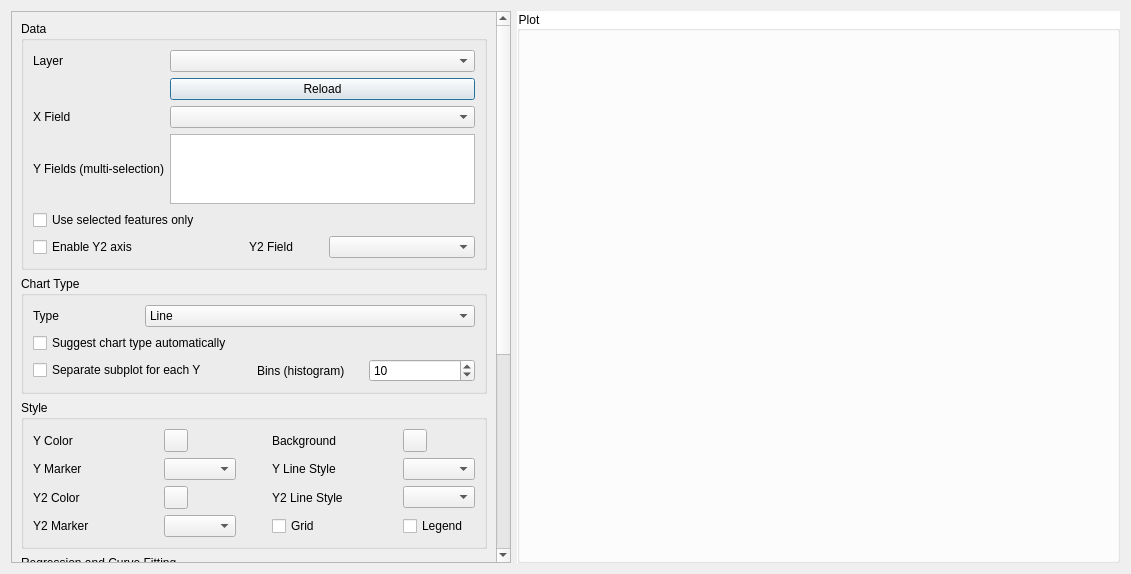
<?xml version="1.0" encoding="UTF-8"?>
<ui version="4.0">
 <class>ChartDialog</class>
 <widget class="QDialog" name="ChartDialog">
  <property name="geometry">
   <rect>
    <x>0</x>
    <y>0</y>
    <width>1131</width>
    <height>574</height>
   </rect>
  </property>
  <property name="windowTitle">
   <string>Advanced Charts</string>
  </property>
  <layout class="QHBoxLayout" name="horizontalLayoutRoot">
   <item>
    <widget class="QScrollArea" name="scrollArea">
     <property name="sizePolicy">
      <sizepolicy hsizetype="Expanding" vsizetype="Expanding">
       <horstretch>0</horstretch>
       <verstretch>0</verstretch>
      </sizepolicy>
     </property>
     <property name="minimumSize">
      <size>
       <width>500</width>
       <height>0</height>
      </size>
     </property>
     <property name="maximumSize">
      <size>
       <width>0</width>
       <height>16777215</height>
      </size>
     </property>
     <property name="widgetResizable">
      <bool>true</bool>
     </property>
     <widget class="QWidget" name="scrollAreaWidget">
      <property name="geometry">
       <rect>
        <x>0</x>
        <y>0</y>
        <width>481</width>
        <height>865</height>
       </rect>
      </property>
      <layout class="QVBoxLayout" name="leftPanelLayout">
       <item>
        <widget class="QGroupBox" name="groupBoxData">
         <property name="title">
          <string>Data</string>
         </property>
         <layout class="QGridLayout" name="gridLayoutData">
          <item row="4" column="0" colspan="5">
           <widget class="QCheckBox" name="selectedOnlyCheck">
            <property name="text">
             <string>Use selected features only</string>
            </property>
           </widget>
          </item>
          <item row="5" column="2">
           <widget class="QLabel" name="labelY2Field">
            <property name="text">
             <string>Y2 Field</string>
            </property>
           </widget>
          </item>
          <item row="2" column="0">
           <widget class="QLabel" name="labelXField">
            <property name="text">
             <string>X Field</string>
            </property>
           </widget>
          </item>
          <item row="3" column="0">
           <widget class="QLabel" name="labelYFields">
            <property name="text">
             <string>Y Fields (multi-selection)</string>
            </property>
           </widget>
          </item>
          <item row="5" column="3" colspan="2">
           <widget class="QComboBox" name="y2FieldCombo"/>
          </item>
          <item row="0" column="0">
           <widget class="QLabel" name="labelLayer">
            <property name="text">
             <string>Layer</string>
            </property>
           </widget>
          </item>
          <item row="5" column="0">
           <widget class="QCheckBox" name="enableY2Check">
            <property name="text">
             <string>Enable Y2 axis</string>
            </property>
           </widget>
          </item>
          <item row="0" column="1" colspan="4">
           <widget class="QComboBox" name="layerCombo"/>
          </item>
          <item row="2" column="1" colspan="4">
           <widget class="QComboBox" name="xFieldCombo"/>
          </item>
          <item row="3" column="1" colspan="4">
           <widget class="QListWidget" name="yFieldsList">
            <property name="selectionMode">
             <enum>QAbstractItemView::SelectionMode::ExtendedSelection</enum>
            </property>
           </widget>
          </item>
          <item row="1" column="1" colspan="4">
           <widget class="QPushButton" name="reloadButton">
            <property name="text">
             <string>Reload</string>
            </property>
           </widget>
          </item>
         </layout>
        </widget>
       </item>
       <item>
        <widget class="QGroupBox" name="groupBoxChartType">
         <property name="title">
          <string>Chart Type</string>
         </property>
         <layout class="QGridLayout" name="gridLayoutChartType">
          <item row="2" column="3">
           <widget class="QSpinBox" name="binSpin">
            <property name="minimum">
             <number>1</number>
            </property>
            <property name="maximum">
             <number>1000</number>
            </property>
            <property name="value">
             <number>10</number>
            </property>
           </widget>
          </item>
          <item row="0" column="1" colspan="3">
           <widget class="QComboBox" name="chartTypeCombo">
            <item>
             <property name="text">
              <string>Line</string>
             </property>
            </item>
            <item>
             <property name="text">
              <string>Scatter</string>
             </property>
            </item>
            <item>
             <property name="text">
              <string>Bar</string>
             </property>
            </item>
            <item>
             <property name="text">
              <string>Histogram</string>
             </property>
            </item>
            <item>
             <property name="text">
              <string>Pie</string>
             </property>
            </item>
            <item>
             <property name="text">
              <string>Boxplot</string>
             </property>
            </item>
            <item>
             <property name="text">
              <string>Area</string>
             </property>
            </item>
            <item>
             <property name="text">
              <string>Violin</string>
             </property>
            </item>
            <item>
             <property name="text">
              <string>Radar</string>
             </property>
            </item>
            <item>
             <property name="text">
              <string>Linear Regression</string>
             </property>
            </item>
            <item>
             <property name="text">
              <string>Curve Fitting</string>
             </property>
            </item>
           </widget>
          </item>
          <item row="2" column="0" colspan="2">
           <widget class="QCheckBox" name="separateSubplotsCheck">
            <property name="text">
             <string>Separate subplot for each Y</string>
            </property>
           </widget>
          </item>
          <item row="1" column="0" colspan="4">
           <widget class="QCheckBox" name="autoChartCheck">
            <property name="text">
             <string>Suggest chart type automatically</string>
            </property>
           </widget>
          </item>
          <item row="0" column="0">
           <widget class="QLabel" name="labelChartType">
            <property name="text">
             <string>Type</string>
            </property>
           </widget>
          </item>
          <item row="2" column="2">
           <widget class="QLabel" name="labelBins">
            <property name="text">
             <string>Bins (histogram)</string>
            </property>
           </widget>
          </item>
         </layout>
        </widget>
       </item>
       <item>
        <widget class="QgsCollapsibleGroupBoxBasic" name="groupBoxStyle">
         <property name="title">
          <string>Style</string>
         </property>
         <layout class="QGridLayout" name="gridLayoutStyle">
          <item row="4" column="3">
           <widget class="QLabel" name="labelLineStyleY2">
            <property name="text">
             <string>Y2 Line Style</string>
            </property>
           </widget>
          </item>
          <item row="3" column="0">
           <widget class="QLabel" name="labelMarker">
            <property name="text">
             <string>Y Marker</string>
            </property>
           </widget>
          </item>
          <item row="5" column="4">
           <widget class="QCheckBox" name="legendCheck">
            <property name="text">
             <string>Legend</string>
            </property>
           </widget>
          </item>
          <item row="2" column="3">
           <widget class="QLabel" name="labelBgColor">
            <property name="text">
             <string>Background</string>
            </property>
           </widget>
          </item>
          <item row="3" column="4">
           <widget class="QComboBox" name="lineStyleCombo"/>
          </item>
          <item row="2" column="0">
           <widget class="QLabel" name="labelColor">
            <property name="text">
             <string>Y Color</string>
            </property>
           </widget>
          </item>
          <item row="4" column="4">
           <widget class="QComboBox" name="lineStyleY2Combo"/>
          </item>
          <item row="4" column="1">
           <widget class="QgsColorButton" name="colorWidgetY2">
            <property name="minimumSize">
             <size>
              <width>24</width>
              <height>0</height>
             </size>
            </property>
            <property name="showMenu">
             <bool>true</bool>
            </property>
           </widget>
          </item>
          <item row="4" column="0">
           <widget class="QLabel" name="labelColorY2">
            <property name="text">
             <string>Y2 Color</string>
            </property>
           </widget>
          </item>
          <item row="5" column="1">
           <widget class="QComboBox" name="markerY2Combo"/>
          </item>
          <item row="2" column="1">
           <widget class="QgsColorButton" name="colorWidgetY">
            <property name="minimumSize">
             <size>
              <width>24</width>
              <height>0</height>
             </size>
            </property>
            <property name="showMenu">
             <bool>true</bool>
            </property>
           </widget>
          </item>
          <item row="3" column="3">
           <widget class="QLabel" name="labelLineStyle">
            <property name="text">
             <string>Y Line Style</string>
            </property>
           </widget>
          </item>
          <item row="3" column="1">
           <widget class="QComboBox" name="markerCombo"/>
          </item>
          <item row="2" column="4">
           <widget class="QgsColorButton" name="colorWidgetBg">
            <property name="minimumSize">
             <size>
              <width>24</width>
              <height>0</height>
             </size>
            </property>
            <property name="showMenu">
             <bool>true</bool>
            </property>
           </widget>
          </item>
          <item row="5" column="0">
           <widget class="QLabel" name="labelMarkerY2">
            <property name="text">
             <string>Y2 Marker</string>
            </property>
           </widget>
          </item>
          <item row="5" column="3">
           <widget class="QCheckBox" name="gridCheck">
            <property name="text">
             <string>Grid</string>
            </property>
           </widget>
          </item>
          <item row="2" column="2">
           <spacer name="horizontalSpacer">
            <property name="orientation">
             <enum>Qt::Orientation::Horizontal</enum>
            </property>
            <property name="sizeType">
             <enum>QSizePolicy::Policy::Fixed</enum>
            </property>
            <property name="sizeHint" stdset="0">
             <size>
              <width>30</width>
              <height>20</height>
             </size>
            </property>
           </spacer>
          </item>
          <item row="3" column="2">
           <spacer name="horizontalSpacer_2">
            <property name="orientation">
             <enum>Qt::Orientation::Horizontal</enum>
            </property>
            <property name="sizeType">
             <enum>QSizePolicy::Policy::Fixed</enum>
            </property>
            <property name="sizeHint" stdset="0">
             <size>
              <width>30</width>
              <height>20</height>
             </size>
            </property>
           </spacer>
          </item>
          <item row="4" column="2">
           <spacer name="horizontalSpacer_3">
            <property name="orientation">
             <enum>Qt::Orientation::Horizontal</enum>
            </property>
            <property name="sizeType">
             <enum>QSizePolicy::Policy::Fixed</enum>
            </property>
            <property name="sizeHint" stdset="0">
             <size>
              <width>30</width>
              <height>20</height>
             </size>
            </property>
           </spacer>
          </item>
          <item row="5" column="2">
           <spacer name="horizontalSpacer_4">
            <property name="orientation">
             <enum>Qt::Orientation::Horizontal</enum>
            </property>
            <property name="sizeType">
             <enum>QSizePolicy::Policy::Fixed</enum>
            </property>
            <property name="sizeHint" stdset="0">
             <size>
              <width>30</width>
              <height>20</height>
             </size>
            </property>
           </spacer>
          </item>
         </layout>
        </widget>
       </item>
       <item>
        <widget class="QgsCollapsibleGroupBoxBasic" name="groupBoxRegression">
         <property name="title">
          <string>Regression and Curve Fitting</string>
         </property>
         <layout class="QGridLayout" name="gridLayoutRegression">
          <item row="0" column="0">
           <widget class="QLabel" name="labelPolyDegree">
            <property name="text">
             <string>Polynomial degree</string>
            </property>
           </widget>
          </item>
          <item row="0" column="1">
           <widget class="QSpinBox" name="polyDegreeSpin">
            <property name="minimum">
             <number>1</number>
            </property>
            <property name="maximum">
             <number>10</number>
            </property>
            <property name="value">
             <number>2</number>
            </property>
           </widget>
          </item>
          <item row="1" column="0">
           <widget class="QLabel" name="labelFitType">
            <property name="text">
             <string>Fit type</string>
            </property>
           </widget>
          </item>
          <item row="1" column="1">
           <widget class="QComboBox" name="fitTypeCombo">
            <item>
             <property name="text">
              <string>Polynomial</string>
             </property>
            </item>
            <item>
             <property name="text">
              <string>Exponential</string>
             </property>
            </item>
            <item>
             <property name="text">
              <string>Logarithmic</string>
             </property>
            </item>
            <item>
             <property name="text">
              <string>Power</string>
             </property>
            </item>
           </widget>
          </item>
          <item row="2" column="0" colspan="2">
           <widget class="QCheckBox" name="enableLinearRegressionCheck">
            <property name="text">
             <string>Enable linear regression</string>
            </property>
           </widget>
          </item>
         </layout>
        </widget>
       </item>
       <item>
        <widget class="QgsCollapsibleGroupBoxBasic" name="groupBoxTitles">
         <property name="title">
          <string>Titles</string>
         </property>
         <layout class="QGridLayout" name="gridLayoutTitles">
          <item row="0" column="0">
           <widget class="QLabel" name="labelMainTitle">
            <property name="text">
             <string>Chart title</string>
            </property>
           </widget>
          </item>
          <item row="0" column="1">
           <widget class="QLineEdit" name="mainTitleEdit"/>
          </item>
          <item row="1" column="0">
           <widget class="QLabel" name="labelXAxisTitle">
            <property name="text">
             <string>X axis title</string>
            </property>
           </widget>
          </item>
          <item row="1" column="1">
           <widget class="QLineEdit" name="xAxisTitleEdit"/>
          </item>
          <item row="2" column="0">
           <widget class="QLabel" name="labelYAxisTitle">
            <property name="text">
             <string>Y axis title</string>
            </property>
           </widget>
          </item>
          <item row="2" column="1">
           <widget class="QLineEdit" name="yAxisTitleEdit"/>
          </item>
          <item row="3" column="0">
           <widget class="QLabel" name="labelY2AxisTitle">
            <property name="text">
             <string>Y2 axis title</string>
            </property>
           </widget>
          </item>
          <item row="3" column="1">
           <widget class="QLineEdit" name="y2AxisTitleEdit"/>
          </item>
         </layout>
        </widget>
       </item>
       <item>
        <layout class="QHBoxLayout" name="horizontalLayoutButtons">
         <item>
          <widget class="QPushButton" name="plotButton">
           <property name="text">
            <string>Generate chart</string>
           </property>
          </widget>
         </item>
         <item>
          <widget class="QPushButton" name="saveButton">
           <property name="text">
            <string>Save image</string>
           </property>
          </widget>
         </item>
         <item>
          <widget class="QPushButton" name="clearButton">
           <property name="text">
            <string>Clear chart</string>
           </property>
          </widget>
         </item>
         <item>
          <widget class="QPushButton" name="closeButton">
           <property name="text">
            <string>Close</string>
           </property>
          </widget>
         </item>
        </layout>
       </item>
       <item>
        <layout class="QHBoxLayout" name="horizontalLayoutProgress">
         <item>
          <widget class="QLabel" name="progressLabel">
           <property name="text">
            <string>Status</string>
           </property>
          </widget>
         </item>
         <item>
          <widget class="QProgressBar" name="progressBar">
           <property name="minimumSize">
            <size>
             <width>150</width>
             <height>18</height>
            </size>
           </property>
           <property name="maximumSize">
            <size>
             <width>16777215</width>
             <height>18</height>
            </size>
           </property>
           <property name="value">
            <number>0</number>
           </property>
           <property name="textVisible">
            <bool>true</bool>
           </property>
           <property name="format">
            <string>%p%</string>
           </property>
          </widget>
         </item>
        </layout>
       </item>
      </layout>
     </widget>
    </widget>
   </item>
   <item>
    <widget class="QGroupBox" name="groupBoxPlot">
     <property name="autoFillBackground">
      <bool>false</bool>
     </property>
     <property name="styleSheet">
      <string notr="true">background-color: rgb(255, 255, 255);</string>
     </property>
     <property name="title">
      <string>Plot</string>
     </property>
     <property name="flat">
      <bool>false</bool>
     </property>
     <layout class="QVBoxLayout" name="plotLayout"/>
    </widget>
   </item>
  </layout>
 </widget>
 <customwidgets>
  <customwidget>
   <class>QgsColorButton</class>
   <extends>QToolButton</extends>
   <header>qgscolorbutton.h</header>
  </customwidget>
  <customwidget>
   <class>QgsCollapsibleGroupBoxBasic</class>
   <extends>QGroupBox</extends>
   <header>qgscollapsiblegroupboxbasic.h</header>
   <container>1</container>
  </customwidget>
 </customwidgets>
 <resources/>
 <connections/>
</ui>
